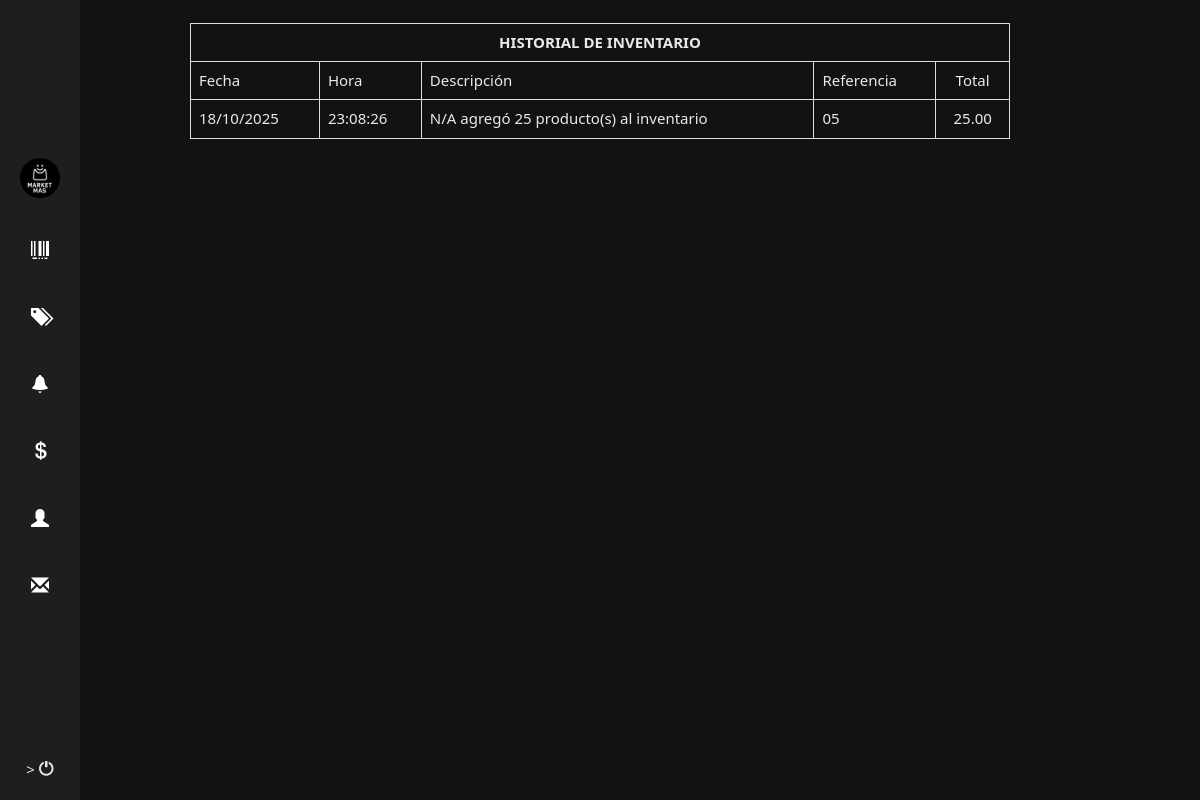
/producto.php?id=18 (signed in), run on the app's committed database.
### tables this page shows
CREATE TABLE `historial` (
  `id_historial` int(11) NOT NULL,
  `id_producto` int(11) NOT NULL,
  `user_id` int(11) NOT NULL,
  `fecha` datetime NOT NULL,
  `nota` varchar(255) NOT NULL,
  `referencia` varchar(100) NOT NULL,
  `cantidad` int(11) NOT NULL
);

### producto.php (the view, shortened to what this page needs)
<?php
	require_once ("config/conexion.php");
	if (isset($_GET['id'])){
		$id_producto=intval($_GET['id']);
	} else {
		die("Producto no existe");
	}
?>
<!DOCTYPE html>
<html lang="en">
  <head>
    <?php include("head.php");?>
  </head>
  <body>
	<?php
	include("navbar.php");
	?>
            <br>
            <div class="row">
            <div class="col-sm-8 col-sm-offset-2 text-left">
                  <div class="row">
					 <table class='table table-bordered'>
						<tr>
							<th class='text-center' colspan=5 >HISTORIAL DE INVENTARIO</th>
						</tr>
						<tr>
							<td>Fecha</td>
							<td>Hora</td>
							<td>Descripción</td>
							<td>Referencia</td>
							<td class='text-center'>Total</td>
						</tr>
						<?php
							$query=mysqli_query($con,"select * from historial where id_producto='$id_producto'");
							while ($row=mysqli_fetch_array($query)){
								?>
						<tr>
							<td><?php echo date('d/m/Y', strtotime($row['fecha']));?></td>
							<td><?php echo date('H:i:s', strtotime($row['fecha']));?></td>
							<td><?php echo $row['nota'];?></td>
							<td><?php echo $row['referencia'];?></td>
							<td class='text-center'><?php echo number_format($row['cantidad'],2);?></td>
						</tr>
								<?php
							}
						?>
					 </table>
                  </div>
				</div>
            </div>
  </body>
</html>

### css/style.css (style rules this page uses)
body { background: #121212; color: #eaeaea; font-family: "Segoe UI", Roboto, sans-serif; font-size: 15px; line-height: 1.5; }

### data on the page
historial: fecha "18/10/2025", fecha "23:08:26", nota "N/A agregó 25 producto(s) al inventario", referencia "05", cantidad "25.00"
